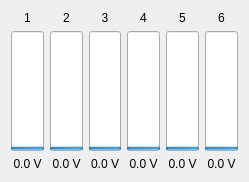
<?xml version="1.0" encoding="UTF-8"?>
<ui version="4.0">
 <class>CellBalanceStatusForm</class>
 <widget class="QWidget" name="CellBalanceStatusForm">
  <property name="geometry">
   <rect>
    <x>0</x>
    <y>0</y>
    <width>249</width>
    <height>182</height>
   </rect>
  </property>
  <property name="windowTitle">
   <string>Form</string>
  </property>
  <layout class="QHBoxLayout" name="horizontalLayout">
   <item>
    <layout class="QVBoxLayout" name="verticalLayout">
     <item>
      <widget class="QLabel" name="label">
       <property name="text">
        <string>1</string>
       </property>
       <property name="alignment">
        <set>Qt::AlignCenter</set>
       </property>
      </widget>
     </item>
     <item>
      <widget class="QProgressBar" name="progressBar">
       <property name="sizePolicy">
        <sizepolicy hsizetype="Preferred" vsizetype="Expanding">
         <horstretch>0</horstretch>
         <verstretch>0</verstretch>
        </sizepolicy>
       </property>
       <property name="maximum">
        <number>4400</number>
       </property>
       <property name="value">
        <number>24</number>
       </property>
       <property name="orientation">
        <enum>Qt::Vertical</enum>
       </property>
      </widget>
     </item>
     <item>
      <widget class="QLabel" name="label_2">
       <property name="text">
        <string>0.0 V</string>
       </property>
       <property name="alignment">
        <set>Qt::AlignCenter</set>
       </property>
      </widget>
     </item>
    </layout>
   </item>
   <item>
    <layout class="QVBoxLayout" name="verticalLayout_2">
     <item>
      <widget class="QLabel" name="label_3">
       <property name="text">
        <string>2</string>
       </property>
       <property name="alignment">
        <set>Qt::AlignCenter</set>
       </property>
      </widget>
     </item>
     <item>
      <widget class="QProgressBar" name="progressBar_2">
       <property name="sizePolicy">
        <sizepolicy hsizetype="Preferred" vsizetype="Expanding">
         <horstretch>0</horstretch>
         <verstretch>0</verstretch>
        </sizepolicy>
       </property>
       <property name="maximum">
        <number>4400</number>
       </property>
       <property name="value">
        <number>24</number>
       </property>
       <property name="orientation">
        <enum>Qt::Vertical</enum>
       </property>
      </widget>
     </item>
     <item>
      <widget class="QLabel" name="label_4">
       <property name="text">
        <string>0.0 V</string>
       </property>
       <property name="alignment">
        <set>Qt::AlignCenter</set>
       </property>
      </widget>
     </item>
    </layout>
   </item>
   <item>
    <layout class="QVBoxLayout" name="verticalLayout_3">
     <item>
      <widget class="QLabel" name="label_5">
       <property name="text">
        <string>3</string>
       </property>
       <property name="alignment">
        <set>Qt::AlignCenter</set>
       </property>
      </widget>
     </item>
     <item>
      <widget class="QProgressBar" name="progressBar_3">
       <property name="sizePolicy">
        <sizepolicy hsizetype="Preferred" vsizetype="Expanding">
         <horstretch>0</horstretch>
         <verstretch>0</verstretch>
        </sizepolicy>
       </property>
       <property name="maximum">
        <number>4400</number>
       </property>
       <property name="value">
        <number>24</number>
       </property>
       <property name="orientation">
        <enum>Qt::Vertical</enum>
       </property>
      </widget>
     </item>
     <item>
      <widget class="QLabel" name="label_6">
       <property name="text">
        <string>0.0 V</string>
       </property>
       <property name="alignment">
        <set>Qt::AlignCenter</set>
       </property>
      </widget>
     </item>
    </layout>
   </item>
   <item>
    <layout class="QVBoxLayout" name="verticalLayout_4">
     <item>
      <widget class="QLabel" name="label_7">
       <property name="text">
        <string>4</string>
       </property>
       <property name="alignment">
        <set>Qt::AlignCenter</set>
       </property>
      </widget>
     </item>
     <item>
      <widget class="QProgressBar" name="progressBar_4">
       <property name="sizePolicy">
        <sizepolicy hsizetype="Preferred" vsizetype="Expanding">
         <horstretch>0</horstretch>
         <verstretch>0</verstretch>
        </sizepolicy>
       </property>
       <property name="maximum">
        <number>4400</number>
       </property>
       <property name="value">
        <number>24</number>
       </property>
       <property name="orientation">
        <enum>Qt::Vertical</enum>
       </property>
      </widget>
     </item>
     <item>
      <widget class="QLabel" name="label_8">
       <property name="text">
        <string>0.0 V</string>
       </property>
       <property name="alignment">
        <set>Qt::AlignCenter</set>
       </property>
      </widget>
     </item>
    </layout>
   </item>
   <item>
    <layout class="QVBoxLayout" name="verticalLayout_5">
     <item>
      <widget class="QLabel" name="label_9">
       <property name="text">
        <string>5</string>
       </property>
       <property name="alignment">
        <set>Qt::AlignCenter</set>
       </property>
      </widget>
     </item>
     <item>
      <widget class="QProgressBar" name="progressBar_5">
       <property name="sizePolicy">
        <sizepolicy hsizetype="Preferred" vsizetype="Expanding">
         <horstretch>0</horstretch>
         <verstretch>0</verstretch>
        </sizepolicy>
       </property>
       <property name="maximum">
        <number>4400</number>
       </property>
       <property name="value">
        <number>24</number>
       </property>
       <property name="orientation">
        <enum>Qt::Vertical</enum>
       </property>
      </widget>
     </item>
     <item>
      <widget class="QLabel" name="label_10">
       <property name="text">
        <string>0.0 V</string>
       </property>
       <property name="alignment">
        <set>Qt::AlignCenter</set>
       </property>
      </widget>
     </item>
    </layout>
   </item>
   <item>
    <layout class="QVBoxLayout" name="verticalLayout_6">
     <item>
      <widget class="QLabel" name="label_11">
       <property name="text">
        <string>6</string>
       </property>
       <property name="alignment">
        <set>Qt::AlignCenter</set>
       </property>
      </widget>
     </item>
     <item>
      <widget class="QProgressBar" name="progressBar_6">
       <property name="sizePolicy">
        <sizepolicy hsizetype="Preferred" vsizetype="Expanding">
         <horstretch>0</horstretch>
         <verstretch>0</verstretch>
        </sizepolicy>
       </property>
       <property name="maximum">
        <number>4400</number>
       </property>
       <property name="value">
        <number>24</number>
       </property>
       <property name="orientation">
        <enum>Qt::Vertical</enum>
       </property>
      </widget>
     </item>
     <item>
      <widget class="QLabel" name="label_12">
       <property name="text">
        <string>0.0 V</string>
       </property>
       <property name="alignment">
        <set>Qt::AlignCenter</set>
       </property>
      </widget>
     </item>
    </layout>
   </item>
  </layout>
 </widget>
 <resources/>
 <connections/>
</ui>
